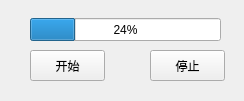
<?xml version="1.0" encoding="UTF-8"?>
<ui version="4.0">
 <class>NewLineDetBkgTuneDialog</class>
 <widget class="QWidget" name="NewLineDetBkgTuneDialog">
  <property name="geometry">
   <rect>
    <x>0</x>
    <y>0</y>
    <width>244</width>
    <height>101</height>
   </rect>
  </property>
  <property name="windowTitle">
   <string>NewLineDetBkgTuneDialog</string>
  </property>
  <widget class="QPushButton" name="startButton">
   <property name="geometry">
    <rect>
     <x>30</x>
     <y>50</y>
     <width>75</width>
     <height>31</height>
    </rect>
   </property>
   <property name="text">
    <string>开始</string>
   </property>
   <property name="autoDefault">
    <bool>false</bool>
   </property>
  </widget>
  <widget class="QProgressBar" name="progressBar">
   <property name="geometry">
    <rect>
     <x>30</x>
     <y>18</y>
     <width>191</width>
     <height>23</height>
    </rect>
   </property>
   <property name="value">
    <number>24</number>
   </property>
   <property name="alignment">
    <set>Qt::AlignCenter</set>
   </property>
  </widget>
  <widget class="QPushButton" name="stopButton">
   <property name="geometry">
    <rect>
     <x>150</x>
     <y>50</y>
     <width>75</width>
     <height>31</height>
    </rect>
   </property>
   <property name="text">
    <string>停止</string>
   </property>
   <property name="autoDefault">
    <bool>false</bool>
   </property>
  </widget>
 </widget>
 <layoutdefault spacing="6" margin="11"/>
 <resources/>
 <connections/>
</ui>
